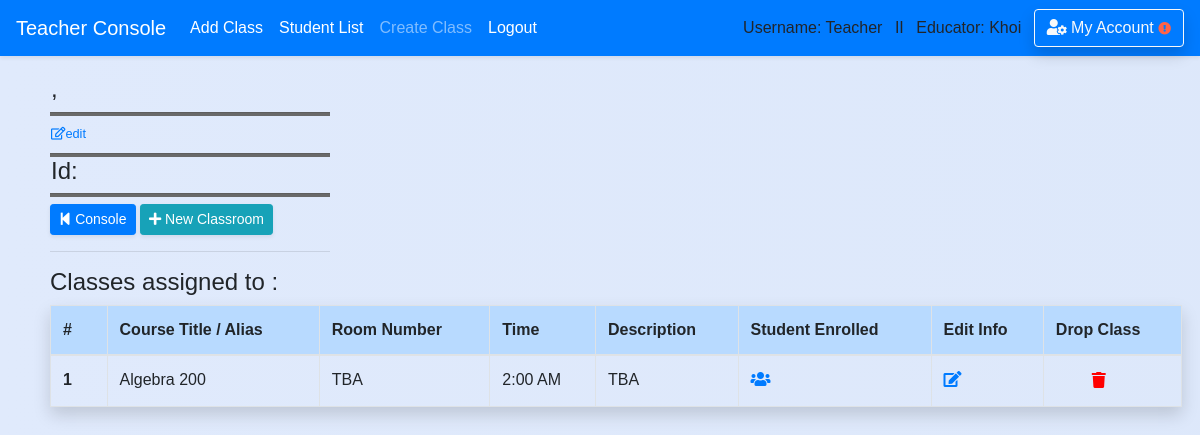
The app's page /teacher/classroom (signed in), older data.
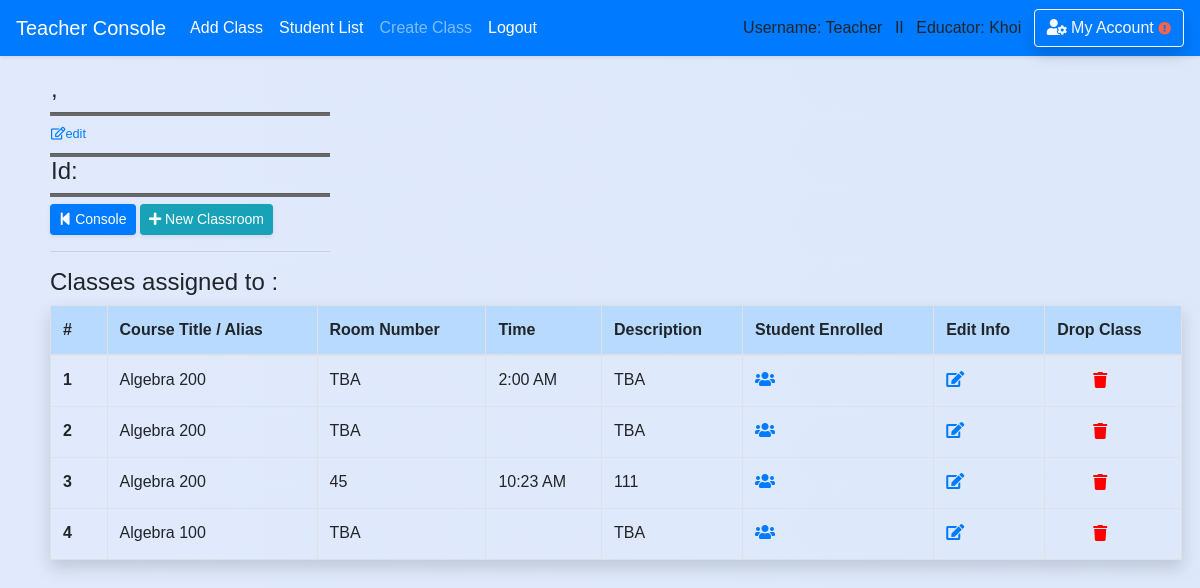
The same page, newer data.
### school_app/models.py (models this page shows, shortened)
class Classroom(models.Model):
    course_title = models.CharField(max_length=50,default='')
    course_number = models.CharField(max_length=20,default='')
    teacher_name = models.CharField(max_length=50,default='')
    teacher_idx = models.CharField(max_length=10,default='')
    room_number = models.CharField(max_length=10,default='TBA')
    time = models.TimeField(blank=True,null=True)
    description = models.CharField(max_length=300,default='TBA')
    semester = models.CharField(max_length=50,default='')
    year = models.CharField(max_length=4,default='')
    teacher = models.ForeignKey('Teacher',blank=True, null=True, on_delete = models.SET_NULL, related_name='classroom_by_teacher')
    course = models.ForeignKey('Course',blank=True, null=True, on_delete = models.SET_NULL, related_name='course_in_classroom')
    student = models.ManyToManyField(Student, blank=True)

### school_app/views_logged.py (the view)
# urls.py: path('teacher/classroom', views_logged.classroom, name='classroom_list'),
def classroom(request,course_id=None):
    if is_login(request) == False:
        return redirect('/login')
    if is_login(request) == True:
        if request.user.profile.is_teacher == False:
            messages.warning(request, "You don't have Instructor's Privilege!")
            return redirect('/')
        course = Course.objects.filter(id=course_id).first()
        classes = Classroom.objects.filter(course=course)
        time_list = []
        for cla in classes:
            time_list.append(cla.time)
        conflict_index=[]
        for time in time_list:
            for index, time2 in enumerate(time_list):
                count = 0
                if time == time2:
                    count += 1
                    if count >= 2:
                        conflict_index.append(index+1)
        return render(request,'teacher/classroom/view_classroom.html',
        {'classes':classes,'course':course,'conflict_index':conflict_index})

### school_app/views_functions.py (called while the page is built)
def is_login(request):
    if not request.user.is_authenticated:
        messages.warning(request, "Please Login or Create an Account.")
        return False
    return True

### school_app/templates/teacher/classroom/view_classroom.html (shortened to what this page needs)
{% extends 'base.html' %}
{% block content %}
<div class='content'>
  <div class="container-fuild form-row" style='width:100%'>
    <div class="col-md-6">
        <div style="width: 280px">
        <h4 style='padding-left: 1px'>{{ course.semester }}, {{ course.year }}</h4>
        <hr class='hr-line'/>
        <h4 style='padding-left: 1px'>{{ course.course_title }}
        <a href='{% url "edit_course" course_id=course.id  %}'><h6 style='display:inline'><small><i class="far fa-edit"></i>edit</small></h6></a>
        </h4>
        <hr class='hr-line'/>
        <h4 style='padding-left: 1px'>Id: {{course.course_number}}</h4>
        <hr class='hr-line'/>
          <a href='{% url "teacher" %}' class="btn btn-sm btn-primary shadow-sm" ><i class="fas fa-step-backward"></i> Console</a></a>
          <a href='{% url "add_classroom" course_id=course.id %}' class="btn btn-info btn-sm shadow-sm" role="button"><i class="fas fa-plus"></i> New Classroom</a>
        <hr/></div></div>
        <div class="col-md-5">
        </div></div>
        {% if classes %}
          <h5><big>Classes assigned to {{ course.course_title }} :</big></h5>
          <div class='mr-2'>
          <table class="table table-hover table-bordered pad-right-table shadow ">
            <thead class='table-primary'>
            <tr>
              <th scope="col" style="width: 5%">#</th>
              <th scope="col">Course Title / Alias</th>
              <th scope="col">Room Number</th>
              <th scope="col">Time</th>
              <th scope="col">Description</th>
              <th scope="col">Student Enrolled</th>
              <th scope="col">Edit Info</th>
              <th scope="col">Drop Class</th>
            </tr>
            </thead>
            <tbody>
        {% for class in classes %}
            <tr>
              <th scope="row">{{ forloop.counter }}</th>
              <td>{{ class.course_title }}</td>
              <td>{{ class.room_number }}</td>
              <td>{{ class.time|time:"g:i A" }}</td>
              <td>{{ class.description }}</td>
              <td>
                <a href='{% url "edit_course" course_id=course.id %}'><i class="fas fa-users"></i></a>
              </td>
              <td>
                <a href='{% url "edit_classroom" classroom_id=class.id %}'><i class="fas fa-edit"></i></a>
              </td>
              <td>
                <form action='/teacher/classroom/detached_classroom/' method='post'>{% csrf_token %}
                  <button type='submit' style='border:none;background:none;cursor: pointer;cursor: hand;'>
                  <i style='color:red' class="fas fa-trash test" data-toggle="popover" data-placement="top" data-trigger="hover" data-content="Alert!"></i>
                  </button>
                </form>
              </td>
            </tr>
        {% endfor %}
            </tbody>
          </table>
        {% else %}
        <h5><div class="alert-inherit alert-info shadow-sm" role="alert"><i class="fas fa-exclamation"></i> No Classes assigned to this course.</div></h5>
        {% endif %}
</div></div><br>
{% endblock %}

Row changes from the older to the newer data that the page shows:
added Classroom: course_title "Algebra 200", room_number "TBA", description "TBA"
added Classroom: course_title "Algebra 200", room_number "45", time "10:23 AM", description "111"
added Classroom: course_title "Algebra 100", room_number "TBA", description "TBA"
